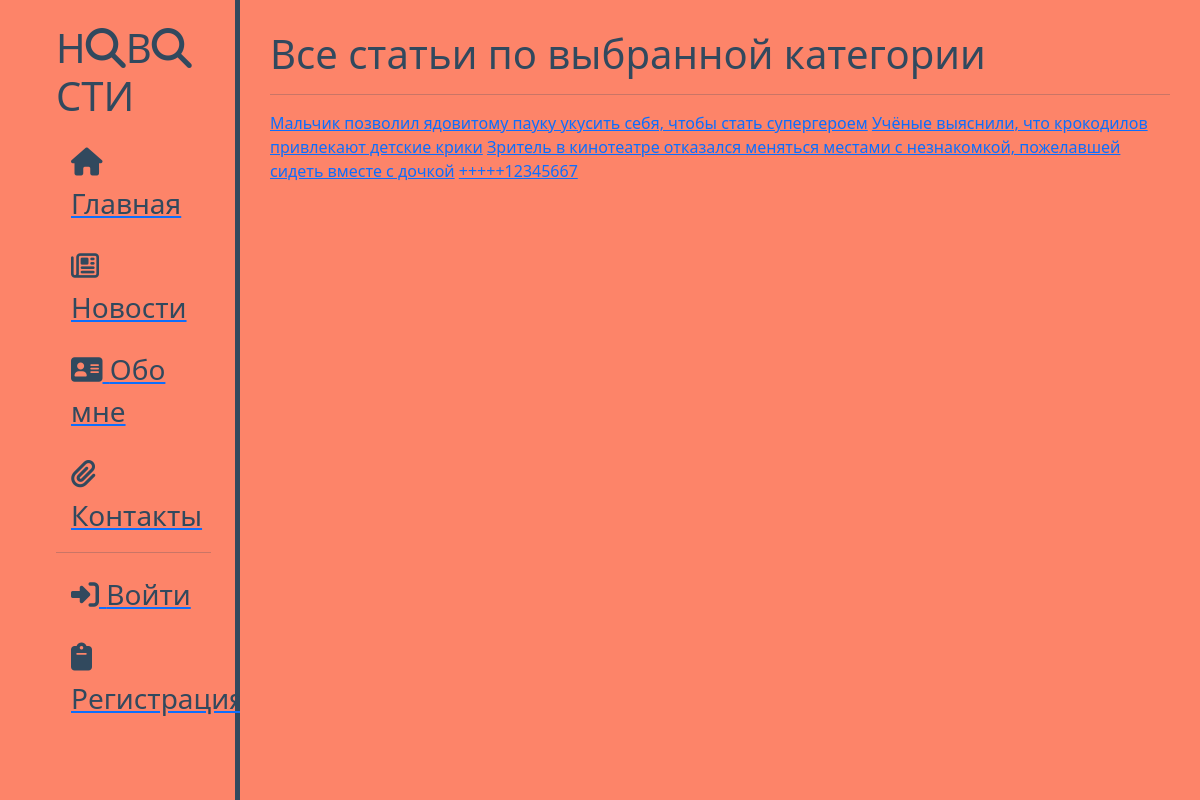
Page /category/1 on the committed database.
### index/models.py (models this page shows, shortened)
class Product(models.Model):
    product_name = models.CharField(max_length=512)
    product_category = models.ForeignKey(Category, on_delete=models.CASCADE)
    product_des = models.TextField(blank=True)
    product_photo = models.ImageField(upload_to='index\static\img')
    class Meta:
        verbose_name = 'Новость'
        verbose_name_plural = 'Новости'

### index/views.py (the view)
# urls.py: path('category/<int:pk>', views.get_exact_category),
def get_exact_category(request, pk):
    category = models.Category.objects.get(id=pk)
    products = models.Product.objects.filter(product_category=category)
    context = {'products': products}
    return render(request, 'exact_category.html', context)

### index/templates/exact_category.html (shortened to what this page needs)
{% extends 'layout.html' %}
{% block content %}
    <h1>Все статьи по выбранной категории</h1>
    <hr>
    {% for i in products %}
        <a href="/product/{{ i.id }}">{{ i.product_name }}</a>
    {% endfor %}
{% endblock %}

### index/static/css/index.css (style rules this page uses)
body { background: #fd8469; }

### rows in the picture
Product: product_name "Мальчик позволил ядовитому пауку укусить себя, чтобы стать супергероем"
Product: product_name "Учёные выяснили, что крокодилов привлекают детские крики"
Product: product_name "Зритель в кинотеатре отказался меняться местами с незнакомкой, пожелавшей сидеть вместе с дочкой"
Product: product_name "+++++12345667"
